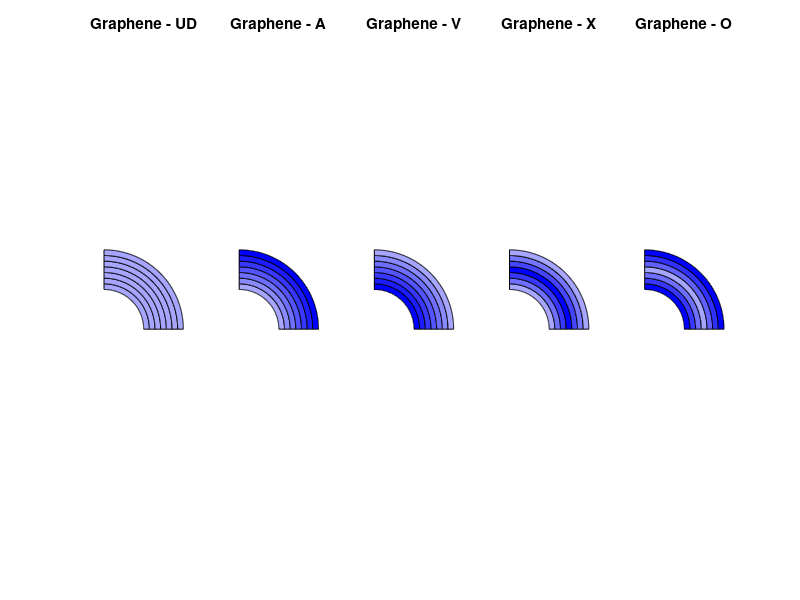
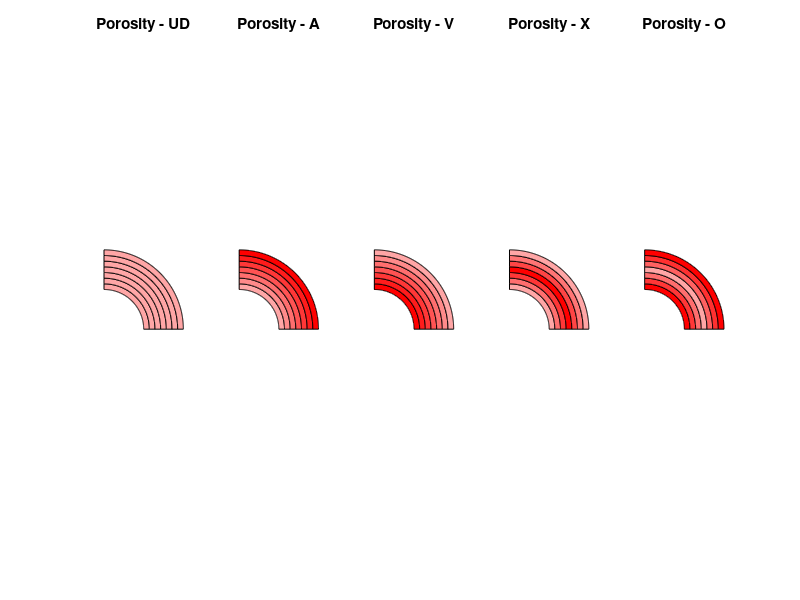

MATLAB code to generate these figures, in order:


clc; clear; close all;

% ---------------- ??????? ??? ----------------
nLayers = 7; % ????? ??????? (???)
Rin = 1;     % ???? ?????
Rout = 2;    % ???? ?????
theta = linspace(0, pi/2, 200); % ??? ?? ????? ?????
models = {'UD','A','V','X','O'};
minColorIntensity = 0.35; % ????? ??? ???
UD_darkFactor = 0.5;     % ????? ???? UD

% ---------------- ???? ????? ----------------
getDistribution = @(modelType, n) ...
    ( ...
        strcmp(modelType,'UD') * ones(1,n) + ...
        strcmp(modelType,'A')  * linspace(0.2, 1, n) + ...
        strcmp(modelType,'V')  * linspace(1, 0.2, n) + ...
        strcmp(modelType,'X')  * [linspace(0.2,1,ceil(n/2)), linspace(1-1/(ceil(n/2)-1),0.2,ceil(n/2)-1)] + ...
        strcmp(modelType,'O')  * [linspace(1,0.2,ceil(n/2)), linspace(0.2+1/(ceil(n/2)-1),1,ceil(n/2)-1)] ...
    );

% ---------------- ??? ?: ??????? ?????? ----------------
figure('Name','Graphene Distributions','Color','w');
for m = 1:length(models)
    subplot(1,5,m)
    fracs = getDistribution(models{m}, nLayers);
    fracs = (fracs - min(fracs)) / (max(fracs) - min(fracs) + eps);
    
    % ????? UD
    if strcmp(models{m}, 'UD')
        fracs = minColorIntensity + fracs * (1 - UD_darkFactor);
    else
        fracs = minColorIntensity + fracs * (1 - minColorIntensity);
    end
    
    for i = 1:nLayers
        r1 = Rin + (i-1)*(Rout-Rin)/nLayers;
        r2 = Rin + i*(Rout-Rin)/nLayers;
        X1 = r1*cos(theta); Y1 = r1*sin(theta);
        X2 = r2*cos(fliplr(theta)); Y2 = r2*sin(fliplr(theta));
        c = fracs(i); % ??? ???? ?? ?? ????
        fill([X1 X2],[Y1 Y2], [0 0 c] + (1-c)*[1 1 1], 'EdgeColor','k'); % ??? ???? ?????
        hold on;
    end
    title(['Graphene - ' models{m}]);
    axis equal off;
end

% ---------------- ??? ?: ??????? ????? ----------------
figure('Name','Porosity Distributions','Color','w');
for m = 1:length(models)
    subplot(1,5,m)
    fracs = getDistribution(models{m}, nLayers);
    fracs = (fracs - min(fracs)) / (max(fracs) - min(fracs) + eps);
    
    % ????? UD
    if strcmp(models{m}, 'UD')
        fracs = minColorIntensity + fracs * (1 - UD_darkFactor);
    else
        fracs = minColorIntensity + fracs * (1 - minColorIntensity);
    end
    
    for i = 1:nLayers
        r1 = Rin + (i-1)*(Rout-Rin)/nLayers;
        r2 = Rin + i*(Rout-Rin)/nLayers;
        X1 = r1*cos(theta); Y1 = r1*sin(theta);
        X2 = r2*cos(fliplr(theta)); Y2 = r2*sin(fliplr(theta));
        c = fracs(i); % ??? ???? ?? ?? ????
        fill([X1 X2],[Y1 Y2], [c 0 0] + (1-c)*[1 1 1], 'EdgeColor','k'); % ???? ???? ?????
        hold on;
    end
    title(['Porosity - ' models{m}]);
    axis equal off;
end
